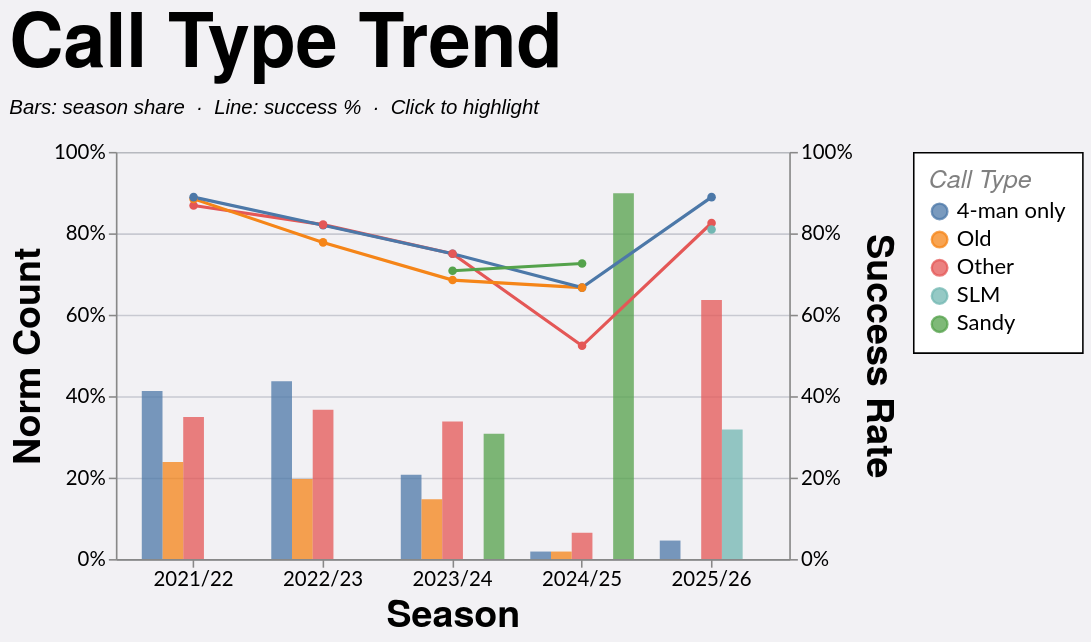

The Vega-Lite source for this figure:
### Vega-Lite specification from a JSON file in a GitHub repository (floating-point values rounded to 4 significant figures; data arrays with more than 128 entries replaced by an {"elided": "..."} marker saying what was removed)
{"config": {"axis": {"labelFont": "Lato, sans-serif", "titleFont": "PT Sans Narrow, Helvetica Neue, Helvetica, Arial, sans-serif", "labelFontSize": 13, "titleFontSize": 24, "gridColor": "#202947", "gridOpacity": 0.2}, "header": {"labelFont": "PT Sans Narrow, Helvetica Neue, Helvetica, Arial, sans-serif", "titleFont": "PT Sans Narrow, Helvetica Neue, Helvetica, Arial, sans-serif", "labelFontSize": 24, "titleFontSize": 28, "labelFontWeight": "bold", "orient": "left"}, "legend": {"labelFont": "Lato, sans-serif", "titleFont": "PT Sans Narrow, Helvetica Neue, Helvetica, Arial, sans-serif", "labelFontSize": 14, "titleFontSize": 16, "titlePadding": 5, "fillColor": "white", "strokeColor": "black", "padding": 10, "titleFontWeight": "lighter", "titleFontStyle": "italic", "titleColor": "gray", "offset": 10}, "title": {"font": "PT Sans Narrow, Helvetica Neue, Helvetica, Arial, sans-serif", "fontSize": 48, "fontWeight": "bold", "anchor": "start", "align": "center", "titlePadding": 20, "subtitlePadding": 10, "subtitleFontSize": 13, "subtitleColor": "", "subtitleFontStyle": "italic", "offset": 15, "color": "black"}, "axisX": {"labelAngle": 0}, "facet": {"title": null, "header": null, "align": {"row": "each", "column": "each"}}, "resolve": {"scale": {"y": "independent", "facet": "independent"}}, "background": "#f2f1f4"}, "layer": [{"mark": {"type": "bar", "opacity": 0.35}, "encoding": {"color": {"field": "call_type", "title": "Call Type", "type": "nominal"}, "opacity": {"condition": {"param": "loCallTypeTrendHighlight", "value": 0.75}, "value": 0.12}, "tooltip": [{"field": "season", "title": "Season", "type": "nominal"}, {"field": "call_type", "title": "Call Type", "type": "nominal"}, {"field": "won", "format": ",.0f", "title": "Won", "type": "quantitative"}, {"field": "attempts", "format": ",.0f", "title": "Attempts", "type": "quantitative"}, {"field": "norm_count", "format": ".1%", "title": "Norm Count", "type": "quantitative"}, {"field": "success_rate", "format": ".1%", "title": "Success Rate", "type": "quantitative"}], "x": {"field": "season", "sort": ["2021/22", "2022/23", "2023/24", "2024/25", "2025/26"], "title": "Season", "type": "nominal"}, "xOffset": {"field": "call_type", "type": "nominal"}, "y": {"axis": {"format": "%", "orient": "left"}, "field": "norm_count", "scale": {"domain": [0, 1]}, "title": "Norm Count", "type": "quantitative"}}, "name": "view_6", "transform": [{"filter": "(loSquad == 'All' || datum.squad == loSquad) && (loGameType == 'All' || (loGameType == 'League + Cup' && (datum.game_type == 'League' || datum.game_type == 'Cup')) || (loGameType == 'League only' && datum.game_type == 'League') || datum.game_type == loGameType) && (loOpposition == 'All' || datum.opposition == loOpposition) && (loThrower == 'All' || datum.thrower == loThrower) && (loJumper == 'All' || datum.jumper == loJumper) && (loArea == 'All' || datum.area == loArea) && (loNumbers == 'All' || datum.numbers == loNumbers) && (loCall == 'All' || datum.call == loCall) && (loCallType == 'All' || datum.call_type == loCallType)"}, {"aggregate": [{"op": "count", "as": "attempts"}, {"op": "sum", "field": "won", "as": "won"}], "groupby": ["season", "call_type"]}, {"joinaggregate": [{"op": "sum", "field": "attempts", "as": "season_attempts"}], "groupby": ["season"]}, {"calculate": "datum.attempts / datum.season_attempts", "as": "norm_count"}, {"calculate": "datum.won / datum.attempts", "as": "success_rate"}]}, {"mark": {"type": "line", "point": true, "strokeWidth": 2}, "encoding": {"color": {"field": "call_type", "title": "Call Type", "type": "nominal"}, "detail": {"field": "call_type", "type": "nominal"}, "opacity": {"condition": {"param": "loCallTypeTrendHighlight", "value": 1}, "value": 0.2}, "tooltip": [{"field": "season", "title": "Season", "type": "nominal"}, {"field": "call_type", "title": "Call Type", "type": "nominal"}, {"field": "won", "format": ",.0f", "title": "Won", "type": "quantitative"}, {"field": "attempts", "format": ",.0f", "title": "Attempts", "type": "quantitative"}, {"field": "norm_count", "format": ".1%", "title": "Norm Count", "type": "quantitative"}, {"field": "success_rate", "format": ".1%", "title": "Success Rate", "type": "quantitative"}], "x": {"field": "season", "sort": ["2021/22", "2022/23", "2023/24", "2024/25", "2025/26"], "title": "Season", "type": "nominal"}, "y": {"axis": {"format": "%", "orient": "right"}, "field": "success_rate", "scale": {"domain": [0, 1]}, "title": "Success Rate", "type": "quantitative"}}, "transform": [{"filter": "(loSquad == 'All' || datum.squad == loSquad) && (loGameType == 'All' || (loGameType == 'League + Cup' && (datum.game_type == 'League' || datum.game_type == 'Cup')) || (loGameType == 'League only' && datum.game_type == 'League') || datum.game_type == loGameType) && (loOpposition == 'All' || datum.opposition == loOpposition) && (loThrower == 'All' || datum.thrower == loThrower) && (loJumper == 'All' || datum.jumper == loJumper) && (loArea == 'All' || datum.area == loArea) && (loNumbers == 'All' || datum.numbers == loNumbers) && (loCall == 'All' || datum.call == loCall) && (loCallType == 'All' || datum.call_type == loCallType)"}, {"aggregate": [{"op": "count", "as": "attempts"}, {"op": "sum", "field": "won", "as": "won"}], "groupby": ["season", "call_type"]}, {"joinaggregate": [{"op": "sum", "field": "attempts", "as": "season_attempts"}], "groupby": ["season"]}, {"calculate": "datum.attempts / datum.season_attempts", "as": "norm_count"}, {"calculate": "datum.won / datum.attempts", "as": "success_rate"}]}], "data": {"name": "data-9f78a8a80e26132ebc7aef6a8d9c7f48"}, "height": 260, "params": [{"name": "loSquad", "value": "All"}, {"name": "loSeason", "value": "All"}, {"name": "loGameType", "value": "All"}, {"name": "loOpposition", "value": "All"}, {"name": "loThrower", "value": "All"}, {"name": "loJumper", "value": "All"}, {"name": "loArea", "value": "All"}, {"name": "loNumbers", "value": "All"}, {"name": "loCall", "value": "All"}, {"name": "loCallType", "value": "All"}, {"name": "loCallTypeTrendHighlight", "select": {"type": "point", "clear": "dblclick", "fields": ["call_type"], "on": "click"}, "views": ["view_6"]}], "resolve": {"scale": {"y": "independent"}}, "title": {"text": "Call Type Trend", "subtitle": "Bars: season share  ·  Line: success %  ·  Click to highlight"}, "width": 430, "$schema": "https://vega.github.io/schema/vega-lite/v5.20.1.json", "datasets": {"data-9f78a8a80e26132ebc7aef6a8d9c7f48": {"elided": "1228 records"}}}
